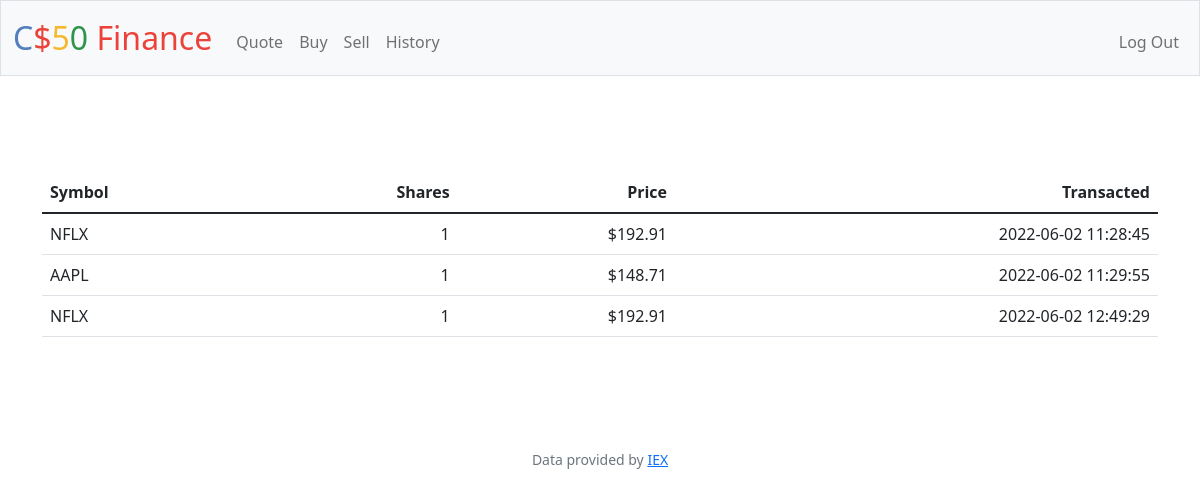
The app's page /history (signed in) with its own data.
### tables this page shows
CREATE TABLE 'transactions' ('id' INTEGER PRIMARY KEY AUTOINCREMENT NOT NULL, 'user_id' INTEGER, 'symbol' TEXT, 'shares' INTEGER, 'price' REAL, 'date' DATETIME, 'name' TEXT);

### app.py (the view)
@app.route("/history")
@login_required
def history():
    user = session["user_id"]
    history = db.execute("SELECT symbol, shares, price, date FROM transactions WHERE user_id = ?", user)
    return render_template("history.html", history=history)

### app.py (called while the page is built)
@app.after_request
def after_request(response):
    response.headers["Cache-Control"] = "no-cache, no-store, must-revalidate"
    response.headers["Expires"] = 0
    response.headers["Pragma"] = "no-cache"
    return response

### helpers.py (called while the page is built)
def login_required(f):
    @wraps(f)
    def decorated_function(*args, **kwargs):
        if session.get("user_id") is None:
            return redirect("/login")
        return f(*args, **kwargs)
    return decorated_function

def usd(value):
    return f"${value:,.2f}"

### templates/history.html (shortened to what this page needs)
{% extends "layout.html" %}
{% block main %}
<main class="container py-5 text-center">
    <table class="table">
        <thead>
            <tr>
                <th class="text-start">Symbol</th>
                <th class="text-end">Shares</th>
                <th class="text-end">Price</th>
                <th class="text-end">Transacted</th>
            </tr>
        </thead>
        <tbody>
            {% for row in history %}
                <tr>
                    <td class="text-start">{{row["symbol"]}}</td>
                    <td class="text-end">{{row["shares"]}}</td>
                    <td class="text-end">{{(row["price"] * row ["shares"]) | usd}}</td>
                    <td class="text-end">{{row["date"]}}</td>
                </tr>
            {% endfor %}
        </tbody>
    </table>
    </main>
{% endblock %}

### records on screen
transactions: symbol "NFLX", shares "1", (row['price']*row['shares'])|usd "$192.91", date "2022-06-02 11:28:45"
transactions: symbol "AAPL", shares "1", (row['price']*row['shares'])|usd "$148.71", date "2022-06-02 11:29:55"
transactions: symbol "NFLX", shares "1", (row['price']*row['shares'])|usd "$192.91", date "2022-06-02 12:49:29"
